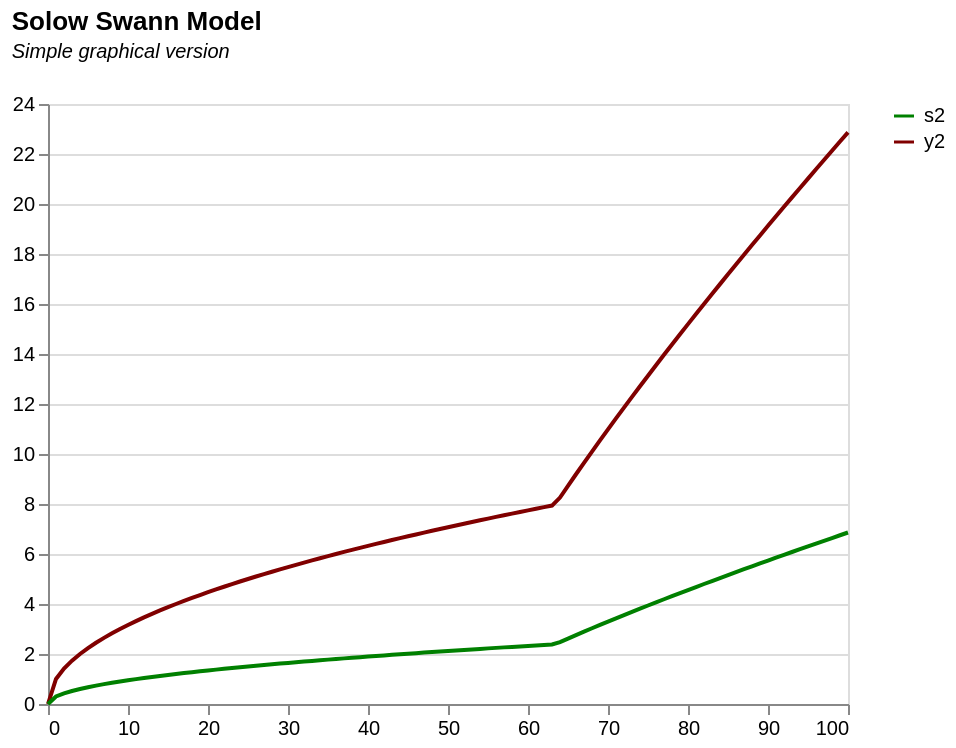

Specify this chart in Vega-Lite:
### Vega-Lite specification from a JSON file in a GitHub repository (floating-point values rounded to 4 significant figures)
{"$schema": "https://vega.github.io/schema/vega-lite/v5.json", "title": {"text": "Solow Swann Model", "subtitle": ["Simple graphical version", ""], "subtitleFontStyle": "italic", "subtitleFontSize": 10, "anchor": "start", "color": "black"}, "data": {"values": [{"k": "0", "y": "0", "s": "0", "s1": "0", "s2": "0", "s3": "0", "d": "0", "a": "0", "y2_a": "0", "y2_b": "0", "y2": "0", "a2": "0"}, {"k": "1", "y": "1", "s": "0.4", "s1": "0.2", "s2": "0.3", "s3": "0.9", "d": "0.05", "a": "0.35", "y2_a": "1", "y2_b": "0", "y2": "1", "a2": "0.25"}, {"k": "2", "y": "1.414213562", "s": "0.565685425", "s1": "0.4", "s2": "0.424264069", "s3": "1.8", "d": "0.1", "a": "0.465685425", "y2_a": "1.414213562", "y2_b": "0", "y2": "1.414213562", "a2": "0.324264069"}, {"k": "3", "y": "1.732050808", "s": "0.692820323", "s1": "0.6", "s2": "0.519615242", "s3": "2.7", "d": "0.15", "a": "0.542820323", "y2_a": "1.732050808", "y2_b": "0", "y2": "1.732050808", "a2": "0.369615242"}, {"k": "4", "y": "2", "s": "0.8", "s1": "0.8", "s2": "0.6", "s3": "3.6", "d": "0.2", "a": "0.6", "y2_a": "2", "y2_b": "0", "y2": "2", "a2": "0.4"}, {"k": "5", "y": "2.236067977", "s": "0.894427191", "s1": "1", "s2": "0.670820393", "s3": "4.5", "d": "0.25", "a": "0.644427191", "y2_a": "2.236067977", "y2_b": "0", "y2": "2.236067977", "a2": "0.420820393"}, {"k": "6", "y": "2.449489743", "s": "0.979795897", "s1": "1.2", "s2": "0.734846923", "s3": "5.4", "d": "0.3", "a": "0.679795897", "y2_a": "2.449489743", "y2_b": "0", "y2": "2.449489743", "a2": "0.434846923"}, {"k": "7", "y": "2.645751311", "s": "1.058300524", "s1": "1.4", "s2": "0.793725393", "s3": "6.3", "d": "0.35", "a": "0.708300524", "y2_a": "2.645751311", "y2_b": "0", "y2": "2.645751311", "a2": "0.443725393"}, {"k": "8", "y": "2.828427125", "s": "1.13137085", "s1": "1.6", "s2": "0.848528137", "s3": "7.2", "d": "0.4", "a": "0.73137085", "y2_a": "2.828427125", "y2_b": "0", "y2": "2.828427125", "a2": "0.448528137"}, {"k": "9", "y": "3", "s": "1.2", "s1": "1.8", "s2": "0.9", "s3": "8.1", "d": "0.45", "a": "0.75", "y2_a": "3", "y2_b": "0", "y2": "3", "a2": "0.45"}, {"k": "10", "y": "3.16227766", "s": "1.264911064", "s1": "2", "s2": "0.948683298", "s3": "9", "d": "0.5", "a": "0.764911064", "y2_a": "3.16227766", "y2_b": "0", "y2": "3.16227766", "a2": "0.448683298"}, {"k": "11", "y": "3.31662479", "s": "1.326649916", "s1": "2.2", "s2": "0.994987437", "s3": "9.9", "d": "0.55", "a": "0.776649916", "y2_a": "3.31662479", "y2_b": "0", "y2": "3.31662479", "a2": "0.444987437"}, {"k": "12", "y": "3.464101615", "s": "1.385640646", "s1": "2.4", "s2": "1.039230485", "s3": "10.8", "d": "0.6", "a": "0.785640646", "y2_a": "3.464101615", "y2_b": "0", "y2": "3.464101615", "a2": "0.439230485"}, {"k": "13", "y": "3.605551275", "s": "1.44222051", "s1": "2.6", "s2": "1.081665383", "s3": "11.7", "d": "0.65", "a": "0.79222051", "y2_a": "3.605551275", "y2_b": "0", "y2": "3.605551275", "a2": "0.431665383"}, {"k": "14", "y": "3.741657387", "s": "1.496662955", "s1": "2.8", "s2": "1.122497216", "s3": "12.6", "d": "0.7", "a": "0.796662955", "y2_a": "3.741657387", "y2_b": "0", "y2": "3.741657387", "a2": "0.422497216"}, {"k": "15", "y": "3.872983346", "s": "1.549193338", "s1": "3", "s2": "1.161895004", "s3": "13.5", "d": "0.75", "a": "0.799193338", "y2_a": "3.872983346", "y2_b": "0", "y2": "3.872983346", "a2": "0.411895004"}, {"k": "16", "y": "4", "s": "1.6", "s1": "3.2", "s2": "1.2", "s3": "14.4", "d": "0.8", "a": "0.8", "y2_a": "4", "y2_b": "0", "y2": "4", "a2": "0.4"}, {"k": "17", "y": "4.123105626", "s": "1.64924225", "s1": "3.4", "s2": "1.236931688", "s3": "15.3", "d": "0.85", "a": "0.79924225", "y2_a": "4.123105626", "y2_b": "0", "y2": "4.123105626", "a2": "0.386931688"}, {"k": "18", "y": "4.242640687", "s": "1.697056275", "s1": "3.6", "s2": "1.272792206", "s3": "16.2", "d": "0.9", "a": "0.797056275", "y2_a": "4.242640687", "y2_b": "0", "y2": "4.242640687", "a2": "0.372792206"}, {"k": "19", "y": "4.358898944", "s": "1.743559577", "s1": "3.8", "s2": "1.307669683", "s3": "17.1", "d": "0.95", "a": "0.793559577", "y2_a": "4.358898944", "y2_b": "0", "y2": "4.358898944", "a2": "0.357669683"}, {"k": "20", "y": "4.472135955", "s": "1.788854382", "s1": "4", "s2": "1.341640786", "s3": "18", "d": "1", "a": "0.788854382", "y2_a": "4.472135955", "y2_b": "0", "y2": "4.472135955", "a2": "0.341640786"}, {"k": "21", "y": "4.582575695", "s": "1.833030278", "s1": "4.2", "s2": "1.374772708", "s3": "18.9", "d": "1.05", "a": "0.783030278", "y2_a": "4.582575695", "y2_b": "0", "y2": "4.582575695", "a2": "0.324772708"}, {"k": "22", "y": "4.69041576", "s": "1.876166304", "s1": "4.4", "s2": "1.407124728", "s3": "19.8", "d": "1.1", "a": "0.776166304", "y2_a": "4.69041576", "y2_b": "0", "y2": "4.69041576", "a2": "0.307124728"}, {"k": "23", "y": "4.795831523", "s": "1.918332609", "s1": "4.6", "s2": "1.438749457", "s3": "20.7", "d": "1.15", "a": "0.768332609", "y2_a": "4.795831523", "y2_b": "0", "y2": "4.795831523", "a2": "0.288749457"}, {"k": "24", "y": "4.898979486", "s": "1.959591794", "s1": "4.8", "s2": "1.469693846", "s3": "21.6", "d": "1.2", "a": "0.759591794", "y2_a": "4.898979486", "y2_b": "0", "y2": "4.898979486", "a2": "0.269693846"}, {"k": "25", "y": "5", "s": "2", "s1": "5", "s2": "1.5", "s3": "22.5", "d": "1.25", "a": "0.75", "y2_a": "5", "y2_b": "0", "y2": "5", "a2": "0.25"}, {"k": "26", "y": "5.099019514", "s": "2.039607805", "s1": "5.2", "s2": "1.529705854", "s3": "23.4", "d": "1.3", "a": "0.739607805", "y2_a": "5.099019514", "y2_b": "0", "y2": "5.099019514", "a2": "0.229705854"}, {"k": "27", "y": "5.196152423", "s": "2.078460969", "s1": "5.4", "s2": "1.558845727", "s3": "24.3", "d": "1.35", "a": "0.728460969", "y2_a": "5.196152423", "y2_b": "0", "y2": "5.196152423", "a2": "0.208845727"}, {"k": "28", "y": "5.291502622", "s": "2.116601049", "s1": "5.6", "s2": "1.587450787", "s3": "25.2", "d": "1.4", "a": "0.716601049", "y2_a": "5.291502622", "y2_b": "0", "y2": "5.291502622", "a2": "0.187450787"}, {"k": "29", "y": "5.385164807", "s": "2.154065923", "s1": "5.8", "s2": "1.615549442", "s3": "26.1", "d": "1.45", "a": "0.704065923", "y2_a": "5.385164807", "y2_b": "0", "y2": "5.385164807", "a2": "0.165549442"}, {"k": "30", "y": "5.477225575", "s": "2.19089023", "s1": "6", "s2": "1.643167673", "s3": "27", "d": "1.5", "a": "0.69089023", "y2_a": "5.477225575", "y2_b": "0", "y2": "5.477225575", "a2": "0.143167673"}, {"k": "31", "y": "5.567764363", "s": "2.227105745", "s1": "6.2", "s2": "1.670329309", "s3": "27.9", "d": "1.55", "a": "0.677105745", "y2_a": "5.567764363", "y2_b": "0", "y2": "5.567764363", "a2": "0.120329309"}, {"k": "32", "y": "5.656854249", "s": "2.2627417", "s1": "6.4", "s2": "1.697056275", "s3": "28.8", "d": "1.6", "a": "0.6627417", "y2_a": "5.656854249", "y2_b": "0", "y2": "5.656854249", "a2": "0.097056275"}, {"k": "33", "y": "5.744562647", "s": "2.297825059", "s1": "6.6", "s2": "1.723368794", "s3": "29.7", "d": "1.65", "a": "0.647825059", "y2_a": "5.744562647", "y2_b": "0", "y2": "5.744562647", "a2": "0.073368794"}, {"k": "34", "y": "5.830951895", "s": "2.332380758", "s1": "6.8", "s2": "1.749285568", "s3": "30.6", "d": "1.7", "a": "0.632380758", "y2_a": "5.830951895", "y2_b": "0", "y2": "5.830951895", "a2": "0.049285568"}, {"k": "35", "y": "5.916079783", "s": "2.366431913", "s1": "7", "s2": "1.774823935", "s3": "31.5", "d": "1.75", "a": "0.616431913", "y2_a": "5.916079783", "y2_b": "0", "y2": "5.916079783", "a2": "0.024823935"}, {"k": "36", "y": "6", "s": "2.4", "s1": "7.2", "s2": "1.8", "s3": "32.4", "d": "1.8", "a": "0.6", "y2_a": "6", "y2_b": "0", "y2": "6", "a2": "0"}, {"k": "37", "y": "6.08276253", "s": "2.433105012", "s1": "7.4", "s2": "1.824828759", "s3": "33.3", "d": "1.85", "a": "0.583105012", "y2_a": "6.08276253", "y2_b": "0", "y2": "6.08276253", "a2": "-0.025171241"}, {"k": "38", "y": "6.164414003", "s": "2.465765601", "s1": "7.6", "s2": "1.849324201", "s3": "34.2", "d": "1.9", "a": "0.565765601", "y2_a": "6.164414003", "y2_b": "0", "y2": "6.164414003", "a2": "-0.050675799"}, {"k": "39", "y": "6.244997998", "s": "2.497999199", "s1": "7.8", "s2": "1.8734994", "s3": "35.1", "d": "1.95", "a": "0.547999199", "y2_a": "6.244997998", "y2_b": "0", "y2": "6.244997998", "a2": "-0.0765006"}, {"k": "40", "y": "6.32455532", "s": "2.529822128", "s1": "8", "s2": "1.897366596", "s3": "36", "d": "2", "a": "0.529822128", "y2_a": "6.32455532", "y2_b": "0", "y2": "6.32455532", "a2": "-0.102633404"}, {"k": "41", "y": "6.403124237", "s": "2.561249695", "s1": "8.2", "s2": "1.920937271", "s3": "36.9", "d": "2.05", "a": "0.511249695", "y2_a": "6.403124237", "y2_b": "0", "y2": "6.403124237", "a2": "-0.129062729"}, {"k": "42", "y": "6.480740698", "s": "2.592296279", "s1": "8.4", "s2": "1.94422221", "s3": "37.8", "d": "2.1", "a": "0.492296279", "y2_a": "6.480740698", "y2_b": "0", "y2": "6.480740698", "a2": "-0.15577779"}, {"k": "43", "y": "6.557438524", "s": "2.62297541", "s1": "8.6", "s2": "1.967231557", "s3": "38.7", "d": "2.15", "a": "0.47297541", "y2_a": "6.557438524", "y2_b": "0", "y2": "6.557438524", "a2": "-0.182768443"}, {"k": "44", "y": "6.633249581", "s": "2.653299832", "s1": "8.8", "s2": "1.989974874", "s3": "39.6", "d": "2.2", "a": "0.453299832", "y2_a": "6.633249581", "y2_b": "0", "y2": "6.633249581", "a2": "-0.210025126"}, {"k": "45", "y": "6.708203932", "s": "2.683281573", "s1": "9", "s2": "2.01246118", "s3": "40.5", "d": "2.25", "a": "0.433281573", "y2_a": "6.708203932", "y2_b": "0", "y2": "6.708203932", "a2": "-0.23753882"}, {"k": "46", "y": "6.782329983", "s": "2.712931993", "s1": "9.2", "s2": "2.034698995", "s3": "41.4", "d": "2.3", "a": "0.412931993", "y2_a": "6.782329983", "y2_b": "0", "y2": "6.782329983", "a2": "-0.265301005"}, {"k": "47", "y": "6.8556546", "s": "2.74226184", "s1": "9.4", "s2": "2.05669638", "s3": "42.3", "d": "2.35", "a": "0.39226184", "y2_a": "6.8556546", "y2_b": "0", "y2": "6.8556546", "a2": "-0.29330362"}, {"k": "48", "y": "6.92820323", "s": "2.771281292", "s1": "9.6", "s2": "2.078460969", "s3": "43.2", "d": "2.4", "a": "0.371281292", "y2_a": "6.92820323", "y2_b": "0", "y2": "6.92820323", "a2": "-0.321539031"}, {"k": "49", "y": "7", "s": "2.8", "s1": "9.8", "s2": "2.1", "s3": "44.1", "d": "2.45", "a": "0.35", "y2_a": "7", "y2_b": "0", "y2": "7", "a2": "-0.35"}, {"k": "50", "y": "7.071067812", "s": "2.828427125", "s1": "10", "s2": "2.121320344", "s3": "45", "d": "2.5", "a": "0.328427125", "y2_a": "7.071067812", "y2_b": "0", "y2": "7.071067812", "a2": "-0.378679656"}, {"k": "51", "y": "7.141428429", "s": "2.856571371", "s1": "10.2", "s2": "2.142428529", "s3": "45.9", "d": "2.55", "a": "0.306571371", "y2_a": "7.141428429", "y2_b": "1", "y2": "7.141428429", "a2": "-0.407571471"}, {"k": "52", "y": "7.211102551", "s": "2.88444102", "s1": "10.4", "s2": "2.163330765", "s3": "46.8", "d": "2.6", "a": "0.28444102", "y2_a": "7.211102551", "y2_b": "1.741101127", "y2": "7.211102551", "a2": "-0.436669235"}, {"k": "53", "y": "7.280109889", "s": "2.912043956", "s1": "10.6", "s2": "2.184032967", "s3": "47.7", "d": "2.65", "a": "0.262043956", "y2_a": "7.280109889", "y2_b": "2.408224685", "y2": "7.280109889", "a2": "-0.465967033"}, {"k": "54", "y": "7.348469228", "s": "2.939387691", "s1": "10.8", "s2": "2.204540769", "s3": "48.6", "d": "2.7", "a": "0.239387691", "y2_a": "7.348469228", "y2_b": "3.031433133", "y2": "7.348469228", "a2": "-0.495459231"}, {"k": "55", "y": "7.416198487", "s": "2.966479395", "s1": "11", "s2": "2.224859546", "s3": "49.5", "d": "2.75", "a": "0.216479395", "y2_a": "7.416198487", "y2_b": "3.623898318", "y2": "7.416198487", "a2": "-0.525140454"}, {"k": "56", "y": "7.483314774", "s": "2.993325909", "s1": "11.2", "s2": "2.244994432", "s3": "50.4", "d": "2.8", "a": "0.193325909", "y2_a": "7.483314774", "y2_b": "4.192962713", "y2": "7.483314774", "a2": "-0.555005568"}, {"k": "57", "y": "7.549834435", "s": "3.019933774", "s1": "11.4", "s2": "2.264950331", "s3": "51.3", "d": "2.85", "a": "0.169933774", "y2_a": "7.549834435", "y2_b": "4.743276394", "y2": "7.549834435", "a2": "-0.585049669"}, {"k": "58", "y": "7.615773106", "s": "3.046309242", "s1": "11.6", "s2": "2.284731932", "s3": "52.2", "d": "2.9", "a": "0.146309242", "y2_a": "7.615773106", "y2_b": "5.278031643", "y2": "7.615773106", "a2": "-0.615268068"}, {"k": "59", "y": "7.681145748", "s": "3.072458299", "s1": "11.8", "s2": "2.304343724", "s3": "53.1", "d": "2.95", "a": "0.122458299", "y2_a": "7.681145748", "y2_b": "5.799546135", "y2": "7.681145748", "a2": "-0.645656276"}, {"k": "60", "y": "7.745966692", "s": "3.098386677", "s1": "12", "s2": "2.323790008", "s3": "54", "d": "3", "a": "0.098386677", "y2_a": "7.745966692", "y2_b": "6.309573445", "y2": "7.745966692", "a2": "-0.676209992"}, {"k": "61", "y": "7.810249676", "s": "3.12409987", "s1": "12.2", "s2": "2.343074903", "s3": "54.9", "d": "3.05", "a": "0.07409987", "y2_a": "7.810249676", "y2_b": "6.809483128", "y2": "7.810249676", "a2": "-0.706925097"}, {"k": "62", "y": "7.874007874", "s": "3.14960315", "s1": "12.4", "s2": "2.362202362", "s3": "55.8", "d": "3.1", "a": "0.04960315", "y2_a": "7.874007874", "y2_b": "7.300372103", "y2": "7.874007874", "a2": "-0.737797638"}, {"k": "63", "y": "7.937253933", "s": "3.174901573", "s1": "12.6", "s2": "2.38117618", "s3": "56.7", "d": "3.15", "a": "0.024901573", "y2_a": "7.937253933", "y2_b": "7.783137122", "y2": "7.937253933", "a2": "-0.76882382"}, {"k": "64", "y": "8", "s": "3.2", "s1": "12.8", "s2": "2.477557162", "s3": "57.6", "d": "3.2", "a": "0", "y2_a": "8", "y2_b": "8.258523873", "y2": "8.258523873", "a2": "-0.722442838"}, {"k": "65", "y": "8.062257748", "s": "3.224903099", "s1": "13", "s2": "2.618148416", "s3": "58.5", "d": "3.25", "a": "-0.025096901", "y2_a": "8.062257748", "y2_b": "8.727161387", "y2": "8.727161387", "a2": "-0.631851584"}, {"k": "66", "y": "8.124038405", "s": "3.249615362", "s1": "13.2", "s2": "2.756876052", "s3": "59.4", "d": "3.3", "a": "-0.050384638", "y2_a": "8.124038405", "y2_b": "9.18958684", "y2": "9.18958684", "a2": "-0.543123948"}, {"k": "67", "y": "8.185352772", "s": "3.274141109", "s1": "13.4", "s2": "2.893879157", "s3": "60.3", "d": "3.35", "a": "-0.075858891", "y2_a": "8.185352772", "y2_b": "9.646263856", "y2": "9.646263856", "a2": "-0.456120843"}, {"k": "68", "y": "8.246211251", "s": "3.2984845", "s1": "13.6", "s2": "3.029278893", "s3": "61.2", "d": "3.4", "a": "-0.1015155", "y2_a": "8.246211251", "y2_b": "10.09759631", "y2": "10.09759631", "a2": "-0.370721107"}, {"k": "69", "y": "8.306623863", "s": "3.322649545", "s1": "13.8", "s2": "3.163181671", "s3": "62.1", "d": "3.45", "a": "-0.127350455", "y2_a": "8.306623863", "y2_b": "10.5439389", "y2": "10.5439389", "a2": "-0.286818329"}, {"k": "70", "y": "8.366600265", "s": "3.346640106", "s1": "14", "s2": "3.29568163", "s3": "63", "d": "3.5", "a": "-0.153359894", "y2_a": "8.366600265", "y2_b": "10.98560543", "y2": "10.98560543", "a2": "-0.20431837"}, {"k": "71", "y": "8.426149773", "s": "3.370459909", "s1": "14.2", "s2": "3.42686259", "s3": "63.9", "d": "3.55", "a": "-0.179540091", "y2_a": "8.426149773", "y2_b": "11.4228753", "y2": "11.4228753", "a2": "-0.12313741"}, {"k": "72", "y": "8.485281374", "s": "3.39411255", "s1": "14.4", "s2": "3.556799623", "s3": "64.8", "d": "3.6", "a": "-0.20588745", "y2_a": "8.485281374", "y2_b": "11.85599874", "y2": "11.85599874", "a2": "-0.043200377"}, {"k": "73", "y": "8.544003745", "s": "3.417601498", "s1": "14.6", "s2": "3.68556032", "s3": "65.7", "d": "3.65", "a": "-0.232398502", "y2_a": "8.544003745", "y2_b": "12.28520107", "y2": "12.28520107", "a2": "0.03556032"}, {"k": "74", "y": "8.602325267", "s": "3.440930107", "s1": "14.8", "s2": "3.813205828", "s3": "66.6", "d": "3.7", "a": "-0.259069893", "y2_a": "8.602325267", "y2_b": "12.71068609", "y2": "12.71068609", "a2": "0.113205828"}, {"k": "75", "y": "8.660254038", "s": "3.464101615", "s1": "15", "s2": "3.939791707", "s3": "67.5", "d": "3.75", "a": "-0.285898385", "y2_a": "8.660254038", "y2_b": "13.13263902", "y2": "13.13263902", "a2": "0.189791707"}, {"k": "76", "y": "8.717797887", "s": "3.487119155", "s1": "15.2", "s2": "4.065368643", "s3": "68.4", "d": "3.8", "a": "-0.312880845", "y2_a": "8.717797887", "y2_b": "13.55122881", "y2": "13.55122881", "a2": "0.265368643"}, {"k": "77", "y": "8.774964387", "s": "3.509985755", "s1": "15.4", "s2": "4.18998305", "s3": "69.3", "d": "3.85", "a": "-0.340014245", "y2_a": "8.774964387", "y2_b": "13.96661017", "y2": "13.96661017", "a2": "0.33998305"}, {"k": "78", "y": "8.831760866", "s": "3.532704347", "s1": "15.6", "s2": "4.313677566", "s3": "70.2", "d": "3.9", "a": "-0.367295653", "y2_a": "8.831760866", "y2_b": "14.37892522", "y2": "14.37892522", "a2": "0.413677566"}, {"k": "79", "y": "8.888194417", "s": "3.555277767", "s1": "15.8", "s2": "4.436491492", "s3": "71.1", "d": "3.95", "a": "-0.394722233", "y2_a": "8.888194417", "y2_b": "14.78830497", "y2": "14.78830497", "a2": "0.486491492"}, {"k": "80", "y": "8.94427191", "s": "3.577708764", "s1": "16", "s2": "4.558461157", "s3": "72", "d": "4", "a": "-0.422291236", "y2_a": "8.94427191", "y2_b": "15.19487052", "y2": "15.19487052", "a2": "0.558461157"}, {"k": "81", "y": "9", "s": "3.6", "s1": "16.2", "s2": "4.67962023", "s3": "72.9", "d": "4.05", "a": "-0.45", "y2_a": "9", "y2_b": "15.5987341", "y2": "15.5987341", "a2": "0.62962023"}, {"k": "82", "y": "9.055385138", "s": "3.622154055", "s1": "16.4", "s2": "4.8", "s3": "73.8", "d": "4.1", "a": "-0.477845945", "y2_a": "9.055385138", "y2_b": "16", "y2": "16", "a2": "0.7"}, {"k": "83", "y": "9.110433579", "s": "3.644173432", "s1": "16.6", "s2": "4.919629609", "s3": "74.7", "d": "4.15", "a": "-0.505826568", "y2_a": "9.110433579", "y2_b": "16.39876536", "y2": "16.39876536", "a2": "0.769629609"}, {"k": "84", "y": "9.16515139", "s": "3.666060556", "s1": "16.8", "s2": "5.03853626", "s3": "75.6", "d": "4.2", "a": "-0.533939444", "y2_a": "9.16515139", "y2_b": "16.79512087", "y2": "16.79512087", "a2": "0.83853626"}, {"k": "85", "y": "9.219544457", "s": "3.687817783", "s1": "17", "s2": "5.156745404", "s3": "76.5", "d": "4.25", "a": "-0.562182217", "y2_a": "9.219544457", "y2_b": "17.18915135", "y2": "17.18915135", "a2": "0.906745404"}, {"k": "86", "y": "9.273618495", "s": "3.709447398", "s1": "17.2", "s2": "5.274280893", "s3": "77.4", "d": "4.3", "a": "-0.590552602", "y2_a": "9.273618495", "y2_b": "17.58093631", "y2": "17.58093631", "a2": "0.974280893"}, {"k": "87", "y": "9.327379053", "s": "3.730951621", "s1": "17.4", "s2": "5.391165125", "s3": "78.3", "d": "4.35", "a": "-0.619048379", "y2_a": "9.327379053", "y2_b": "17.97055042", "y2": "17.97055042", "a2": "1.041165125"}, {"k": "88", "y": "9.38083152", "s": "3.752332608", "s1": "17.6", "s2": "5.507419171", "s3": "79.2", "d": "4.4", "a": "-0.647667392", "y2_a": "9.38083152", "y2_b": "18.3580639", "y2": "18.3580639", "a2": "1.107419171"}, {"k": "89", "y": "9.433981132", "s": "3.773592453", "s1": "17.8", "s2": "5.623062884", "s3": "80.1", "d": "4.45", "a": "-0.676407547", "y2_a": "9.433981132", "y2_b": "18.74354295", "y2": "18.74354295", "a2": "1.173062884"}, {"k": "90", "y": "9.486832981", "s": "3.794733192", "s1": "18", "s2": "5.738114999", "s3": "81", "d": "4.5", "a": "-0.705266808", "y2_a": "9.486832981", "y2_b": "19.12705", "y2": "19.12705", "a2": "1.238114999"}, {"k": "91", "y": "9.539392014", "s": "3.815756806", "s1": "18.2", "s2": "5.852593223", "s3": "81.9", "d": "4.55", "a": "-0.734243194", "y2_a": "9.539392014", "y2_b": "19.50864408", "y2": "19.50864408", "a2": "1.302593223"}, {"k": "92", "y": "9.591663047", "s": "3.836665219", "s1": "18.4", "s2": "5.966514316", "s3": "82.8", "d": "4.6", "a": "-0.763334781", "y2_a": "9.591663047", "y2_b": "19.88838105", "y2": "19.88838105", "a2": "1.366514316"}, {"k": "93", "y": "9.643650761", "s": "3.857460304", "s1": "18.6", "s2": "6.079894162", "s3": "83.7", "d": "4.65", "a": "-0.792539696", "y2_a": "9.643650761", "y2_b": "20.26631387", "y2": "20.26631387", "a2": "1.429894162"}, {"k": "94", "y": "9.695359715", "s": "3.878143886", "s1": "18.8", "s2": "6.192747831", "s3": "84.6", "d": "4.7", "a": "-0.821856114", "y2_a": "9.695359715", "y2_b": "20.64249277", "y2": "20.64249277", "a2": "1.492747831"}, {"k": "95", "y": "9.746794345", "s": "3.898717738", "s1": "19", "s2": "6.305089646", "s3": "85.5", "d": "4.75", "a": "-0.851282262", "y2_a": "9.746794345", "y2_b": "21.01696549", "y2": "21.01696549", "a2": "1.555089646"}, {"k": "96", "y": "9.797958971", "s": "3.919183588", "s1": "19.2", "s2": "6.416933226", "s3": "86.4", "d": "4.8", "a": "-0.880816412", "y2_a": "9.797958971", "y2_b": "21.38977742", "y2": "21.38977742", "a2": "1.616933226"}, {"k": "97", "y": "9.848857802", "s": "3.939543121", "s1": "19.4", "s2": "6.528291543", "s3": "87.3", "d": "4.85", "a": "-0.910456879", "y2_a": "9.848857802", "y2_b": "21.76097181", "y2": "21.76097181", "a2": "1.678291543"}, {"k": "98", "y": "9.899494937", "s": "3.959797975", "s1": "19.6", "s2": "6.639176963", "s3": "88.2", "d": "4.9", "a": "-0.940202025", "y2_a": "9.899494937", "y2_b": "22.13058988", "y2": "22.13058988", "a2": "1.739176963"}, {"k": "99", "y": "9.949874371", "s": "3.979949748", "s1": "19.8", "s2": "6.749601284", "s3": "89.1", "d": "4.95", "a": "-0.970050252", "y2_a": "9.949874371", "y2_b": "22.49867095", "y2": "22.49867095", "a2": "1.799601284"}, {"k": "100", "y": "10", "s": "4", "s1": "20", "s2": "6.859575779", "s3": "90", "d": "5", "a": "-1", "y2_a": "10", "y2_b": "22.8652526", "y2": "22.8652526", "a2": "1.859575779"}], "format": {"parse": {"k": "number"}}}, "transform": [{"fold": ["y2", "s2"], "as": ["variable", "value"]}], "height": 300, "width": 400, "layer": [{"mark": {"type": "line", "strokeWidth": 2}, "encoding": {"x": {"field": "k", "type": "quantitative", "title": null, "axis": {"grid": false}}, "y": {"field": "value", "type": "quantitative", "title": null}, "color": {"field": "variable", "title": null, "scale": {"range": ["green", "rgb(128,0,0)"]}}}}, {"mark": {"type": "rule", "color": "darkgray", "size": 0, "strokeDash": [6, 3]}, "encoding": {"x": {"datum": 64}}}]}
